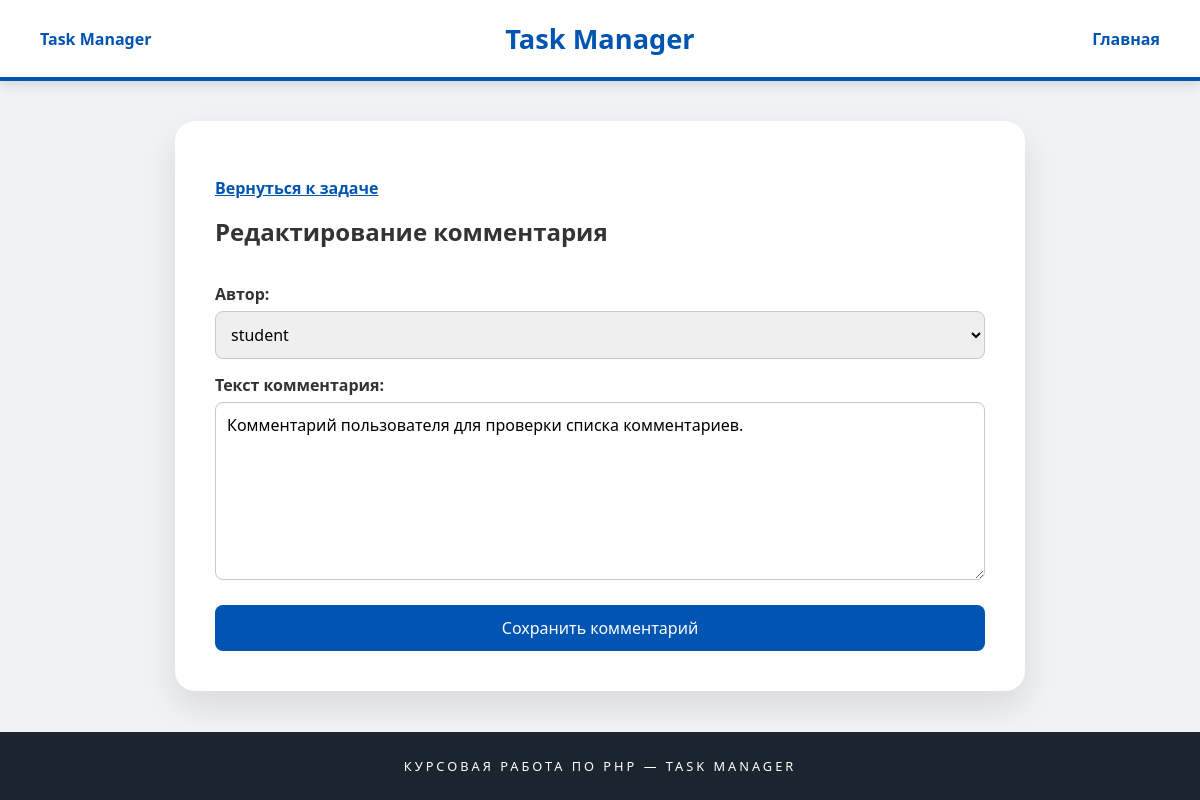
Page /comments/2/edit on the committed database.
### tables this page shows
CREATE TABLE `comments` (
    `id` INT NOT NULL AUTO_INCREMENT,
    `author_id` INT NOT NULL,
    `task_id` INT NOT NULL,
    `text` TEXT NOT NULL,
    `created_at` DATETIME NOT NULL DEFAULT CURRENT_TIMESTAMP,
    `updated_at` DATETIME DEFAULT NULL,
    PRIMARY KEY (`id`),
    KEY `author_id_index` (`author_id`),
    KEY `task_id_index` (`task_id`),
    CONSTRAINT `comments_author_fk`
        FOREIGN KEY (`author_id`) REFERENCES `users` (`id`)
        ON DELETE CASCADE,
    CONSTRAINT `comments_task_fk`
        FOREIGN KEY (`task_id`) REFERENCES `tasks` (`id`)
        ON DELETE CASCADE
);

CREATE TABLE `users` (
    `id` INT NOT NULL AUTO_INCREMENT,
    `nickname` VARCHAR(128) NOT NULL,
    `email` VARCHAR(255) NOT NULL,
    `password_hash` VARCHAR(255) NOT NULL,
    `role` ENUM('admin', 'user') NOT NULL DEFAULT 'user',
    `created_at` DATETIME NOT NULL DEFAULT CURRENT_TIMESTAMP,
    PRIMARY KEY (`id`),
    UNIQUE KEY `nickname_unique` (`nickname`),
    UNIQUE KEY `email_unique` (`email`)
);

### src/MyProject/Controllers/CommentsController.php (called while the page is built, shortened)
<?php
class CommentsController
{
    private $view;
    public function __construct()
    {
        $this->view = new View(__DIR__ . '/../../../templates');
    }
    public function edit(int $commentId): void
    {
        $comment = Comment::getById($commentId);
        $message = '';
        $this->view->renderHtml('comments/edit.php', [
            'comment' => $comment,
            'users' => User::findAll(),
            'message' => $message,
        ]);
    }
}

### src/settings.php (called while the page is built)
<?php
return [
    'db' => [
        'host' => 'localhost',
        'dbname' => 'task_manager',
        'user' => 'root',
        'password' => '',
    ],
];

### src/MyProject/Services/Db.php (called while the page is built, shortened)
<?php
class Db
{
    private static $instance;
    private $pdo;
    private function __construct()
    {
        $dbOptions = (require __DIR__ . '/../../settings.php')['db'];
        $this->pdo = new \PDO(
            'mysql:host=' . $dbOptions['host'] . ';dbname=' . $dbOptions['dbname'],
            $dbOptions['user'],
            $dbOptions['password']
        );
        $this->pdo->exec('SET NAMES UTF8');
        $this->pdo->setAttribute(\PDO::ATTR_ERRMODE, \PDO::ERRMODE_EXCEPTION);
    }
    public static function getInstance(): self
    {
        if (self::$instance === null) {
            self::$instance = new self();
        }
        return self::$instance;
    }
    public function query(string $sql, array $params = [], string $className = 'stdClass'): ?array
    {
        $statement = $this->pdo->prepare($sql);
        $result = $statement->execute($params);
        return $statement->fetchAll(\PDO::FETCH_CLASS, $className);
    }
}

### src/MyProject/Models/ActiveRecordEntity.php (called while the page is built, shortened)
<?php
abstract class ActiveRecordEntity
{
    protected ?int $id = null;
    public function getId(): int
    {
        return $this->id;
    }
    public static function findAll(): array
    {
        $db = Db::getInstance();
        return $db->query(
            'SELECT * FROM `' . static::getTableName() . '`;',
            [],
            static::class
        );
    }
    public static function getById(int $id): ?self
    {
        $db = Db::getInstance();
        $entities = $db->query(
            'SELECT * FROM `' . static::getTableName() . '` WHERE id = :id;',
            [':id' => $id],
            static::class
        );
        return $entities ? $entities[0] : null;
    }
    private function underscoreToCamelCase(string $source): string
    {
        return lcfirst(str_replace('_', '', ucwords($source, '_')));
    }
}

### src/MyProject/Models/Comments/Comment.php (called while the page is built, shortened)
<?php
class Comment extends ActiveRecordEntity
{
    protected $authorId;
    protected $taskId;
    protected $text;
    public function getAuthorId(): int
    {
        return (int) $this->authorId;
    }
    public function getTaskId(): int
    {
        return (int) $this->taskId;
    }
    public function getText(): string
    {
        return $this->text;
    }
    protected static function getTableName(): string
    {
        return 'comments';
    }
}

### src/MyProject/Models/Users/User.php (called while the page is built, shortened)
<?php
class User extends ActiveRecordEntity
{
    protected ?string $nickname = null;
    public function getNickname(): string
    {
        return $this->nickname;
    }
}

### src/routes.php (called while the page is built)
<?php
return [
    '~^/$~' => [\MyProject\Controllers\MainController::class, 'main'],
    '~^/tasks/(\d+)$~' => [\MyProject\Controllers\TasksController::class, 'show'],
    '~^/tasks/(\d+)/edit$~' => [\MyProject\Controllers\TaskController::class, 'edit'],
    '~^/tasks/(\d+)/comments$~' => [\MyProject\Controllers\CommentsController::class, 'add'],
    '~^/comments/(\d+)/edit$~' => [\MyProject\Controllers\CommentsController::class, 'edit'],
];

### templates/comments/edit.php (the view, shortened to what this page needs)
<!DOCTYPE html>
<html lang="ru">
<head>
    <link rel="stylesheet" href="/styles/style.css">
</head>
<body>
<?php include __DIR__ . '/../header.php'; ?>
<main>
    <section class="form-block">
        <p>
            <a class="back-link" href="/tasks/<?= $comment->getTaskId() ?>">Вернуться к задаче</a>
        </p>
        <h2>Редактирование комментария</h2>
        <form method="post">
            <label for="author_id">Автор:</label>
            <select id="author_id" name="author_id">
                <?php foreach ($users as $user): ?>
                    <option
                        value="<?= $user->getId() ?>"
                        <?= $comment->getAuthorId() === $user->getId() ? 'selected' : '' ?>
                    >
                        <?= htmlspecialchars($user->getNickname(), ENT_QUOTES, 'UTF-8') ?>
                    </option>
                <?php endforeach; ?>
            </select>
            <label for="text">Текст комментария:</label>
            <textarea id="text" name="text" rows="7"><?= htmlspecialchars($comment->getText(), ENT_QUOTES, 'UTF-8') ?></textarea>
            <button type="submit">Сохранить комментарий</button>
        </form>
    </section>
</main>
<?php include __DIR__ . '/../footer.php'; ?>
</body>
</html>

### templates/header.php
<header>
    <div class="logo-block">
        <a href="/">Task Manager</a>
    </div>
    <h1>Task Manager</h1>
    <nav class="header-menu">
        <a href="/">Главная</a>
    </nav>
</header>

### templates/footer.php
<footer>
    <p>Курсовая работа по PHP — Task Manager</p>
</footer>

### index.php (shortened to what this page needs)
<?php
$routes = require __DIR__ . '/src/routes.php';
$requestPath = parse_url($_SERVER['REQUEST_URI'], PHP_URL_PATH);
$requestPath = rawurldecode($requestPath);
foreach ($routes as $pattern => $route) {
    if (preg_match($pattern, $requestPath, $matches)) {
        $actionName = $route[1];
        $controller = new $controllerName();
        array_shift($matches);
        $controller->$actionName(...$matches);
        return;
    }
}

### styles/style.css (style rules this page uses)
* { box-sizing: border-box; }
body { font-family: 'Segoe UI', Tahoma, sans-serif; margin: 0; min-height: 100vh; display: flex; flex-direction: column; background-color: #f0f2f5; color: #222; }
header { display: grid; grid-template-columns: 1fr auto 1fr; align-items: center; padding: 20px 40px; background-color: #ffffff; border-bottom: 4px solid #0054b2; box-shadow: 0 4px 12px rgba(0, 0, 0, 0.12); }
.logo-block { justify-self: start; font-weight: 600; }
.logo-block a { color: #0054b2; text-decoration: none; }
header h1 { margin: 0; font-size: 1.7rem; color: #0054b2; text-align: center; }
.header-menu { justify-self: end; }
.header-menu a { color: #0054b2; font-weight: 600; text-decoration: none; }
main { flex: 1; display: flex; justify-content: center; align-items: flex-start; padding: 40px 20px; }
.content-block, .form-block { width: 100%; max-width: 850px; background-color: white; padding: 40px; border-radius: 20px; box-shadow: 0 15px 35px rgba(0, 0, 0, 0.1); }
.content-block h2, .form-block h2 { margin-top: 0; color: #333; }
.task-card a, .task-actions a, .back-link, .page-link { color: #0054b2; font-weight: 600; }
form { display: flex; flex-direction: column; }
label { margin-top: 15px; margin-bottom: 6px; font-weight: 600; color: #333; }
input, select, textarea { width: 100%; padding: 11px; font-size: 16px; font-family: inherit; border: 1px solid #c8c8c8; border-radius: 8px; }
textarea { resize: vertical; }
button { margin-top: 25px; padding: 12px; font-size: 16px; font-family: inherit; color: white; background-color: #0054b2; border: none; border-radius: 8px; cursor: pointer; }
footer { background-color: #1a252f; color: white; padding: 25px; text-align: center; font-size: 0.8rem; text-transform: uppercase; letter-spacing: 3px; }
footer p { margin: 0; }

### rows in the picture
comments: author_id "student", text "Комментарий пользователя для проверки списка комментариев."
